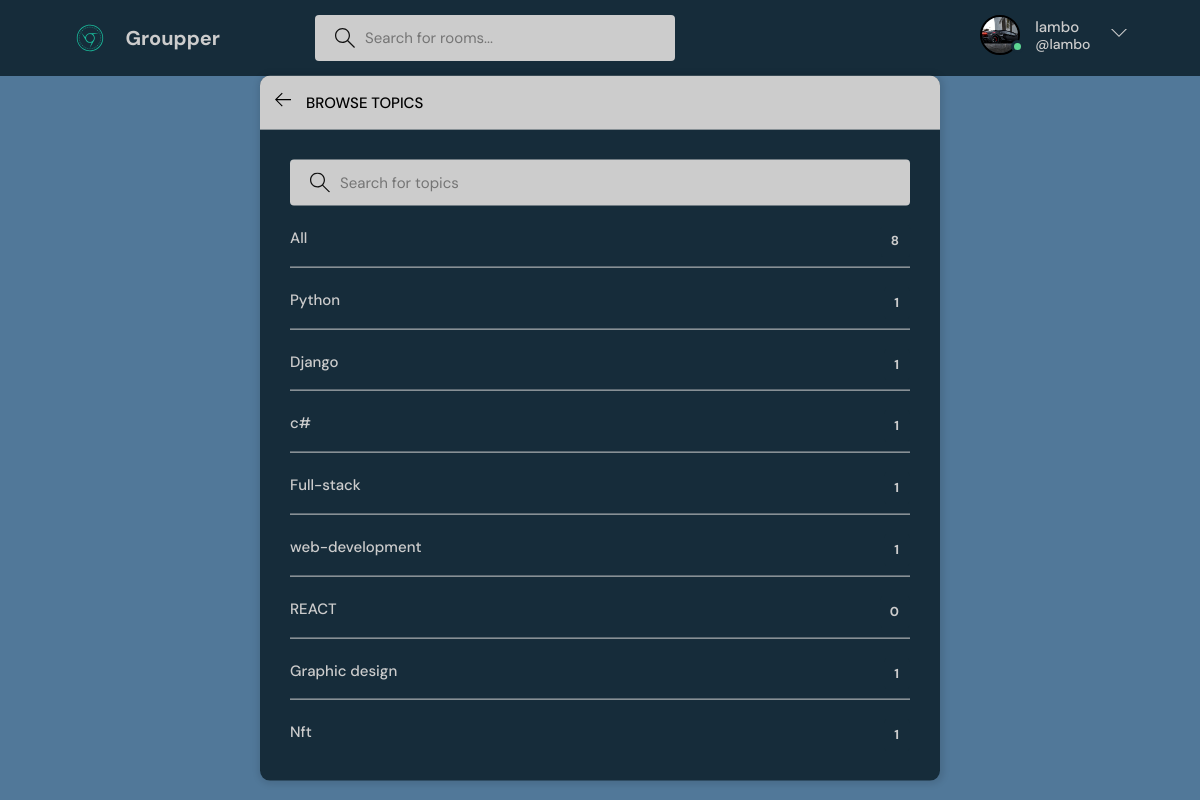
/topics/ (signed in), run on the app's committed database.
### base/models.py (models this page shows, shortened)
class User(AbstractUser):
   name = models.CharField(max_length=200, null=True)
   email = models.EmailField(unique=True, null=True)
   bio = models.TextField(null=True)
   avatar = models.ImageField(null=True, default="avatar.svg")
   USERNAME_FIELD = 'email'
   REQUIRED_FIELDS = []

class Topic(models.Model):
    name= models.CharField(max_length=200)

### base/views.py (the view)
# urls.py: path('topics/' , views.topicsPage, name="topics"),
def topicsPage(request):
    q = request.GET.get('q') if request.GET.get('q') != None  else ''
    topics = Topic.objects.filter(name__icontains=q)
    return render (request, 'base/topics.html' , {'topics':topics} )

### base/templates/base/topics.html (shortened to what this page needs)
{% extends 'main.html' %}
{% block content %}
<main class="create-room layout">
  <div class="container">
    <div class="layout__box">
      <div class="layout__boxHeader">
        <div class="layout__boxTitle">
          <a href="{% url 'home' %}">
            <svg version="1.1" xmlns="http://www.w3.org/2000/svg" width="32" height="32" viewBox="0 0 32 32">
              <title>arrow-left</title>
              <path
                d="M13.723 2.286l-13.723 13.714 13.719 13.714 1.616-1.611-10.96-10.96h27.625v-2.286h-27.625l10.965-10.965-1.616-1.607z">
              </path>
            </svg>
          </a>
          <h3>Browse Topics</h3>
        </div>
      </div>
      <div class="topics-page layout__body">
        <form action="" method="GET" class="header__search">
          <label>
            <input name="q" placeholder="Search for topics" />
          </label>
        </form>
        <ul class="topics__list">
          <li>
            <a href="{% url 'topics' %}" class="active">All <span>{{topics.count}}</span></a>
          </li>
          {% for topic in topics %}
          <li>
            <a href="{% url 'home' %}?q={{topic.name}}">{{ topic.name }} <span>{{topic.room_set.all.count}}</span></a>
          </li>
          {% endfor %}
        </ul>
      </div>
    </div>
  </div>
</main>
{% endblock content %}

### templates/navbar.html (shortened to what this page needs)
{% load static  %}
   <header class="header header--loggedIn">
    <div class="container">
      <a href="{% url 'home' %}" class="header__logo">
        <img src="{% static 'images/logo3.svg' %}"/>
        <h1>Groupper</h1>
      </a>
      <form class="header__search" method="GET" action = "{% url 'home' %}" >
        <label>
          <input name="q" placeholder="Search for rooms..." />
        </label>
      </form>
      <nav class="header__menu">
        {% if request.user.is_authenticated %}
        <div class="header__user">
          <a href="{% url 'update-user'%}">
            <div class="avatar avatar--medium active">
              <img src="{{request.user.avatar.url}}" />
            </div>
            <p>{{request.user.username}}<span>@{{request.user.username}} </span></p>
          </a>
          <button class="dropdown-button">
            <svg version="1.1" xmlns="http://www.w3.org/2000/svg" width="32" height="32" viewBox="0 0 32 32">
              <title>chevron-down</title>
              <path d="M16 21l-13-13h-3l16 16 16-16h-3l-13 13z"></path>
            </svg>
          </button>
        </div>
        {% else %}
        <a href="{% url 'login' %}">
            <img src="{% static 'images/avatar.svg' %}" />
            <p>Login</p>
        </a>
        {% endif %}
      </nav>
    </div>
  </header>

### static/styles/style.css (style rules this page uses)
:root { --color-main: #000000; --color-main-light: #cccccc; --color-dark-light: #cccccc; --color-light: #000000; --color-gray: #111111; --color-light-gray: #000000; --color-dark-medium: #cccccc; --color-dark: rgb(22, 44, 58); --color-bg: rgb(81, 120, 153); --color-success: #5dd693; --color-error: #000000; }
* { font-family: "DM Sans", -apple-system, BlinkMacSystemFont, "Segoe UI", Roboto, Oxygen, Ubuntu, Cantarell, "Open Sans", "Helvetica Neue", sans-serif; margin: 0; padding: 0; box-sizing: border-box; text-rendering: optimizeLegibility; font-size: inherit; }
html { font-size: 56.25%; }
@media only screen and (min-width: 1200px) { html { font-size: 62.5%; } }
body { line-height: 1.6; font-weight: 400; font-size: 1.5rem; color: var(--color-light-gray); background-color: var(--color-bg); min-height: 100vh; }
img { width: 100%; }
a { display: inline-block; color: var(--color-main-light); text-decoration: none; }
.container { max-width: 120rem; width: 90%; margin: auto; }
.avatar { position: relative; display: inline-block; border-radius: 50%; border: 2px solid var(--color-main); }
.avatar img { display: block; border-radius: 50%; object-fit: cover; object-position: center; }
.avatar::after { content: ""; display: block; position: absolute; background-color: var(--color-gray); z-index: 111; border-radius: 50%; border: 0.3rem solid var(--color-dark); }
.avatar.active::after { background-color: var(--color-success); }
.avatar.avatar--medium img { width: 3.6rem; height: 3.6rem; border-radius: 50%; }
.avatar.avatar--medium:after { width: 0.7rem; height: 0.7rem; bottom: 0px; right: -6px; }
.header { padding: 1.5rem; background-color: var(--color-dark); }
.header > .container { display: flex; gap: 9.5rem; }
.header__logo, .header__user { display: flex; gap: 2rem; align-items: center; }
.header__logo > img { height: 3.2rem; width: 3.2rem; }
.header__logo > h1 { font-weight: 700; font-size: 2rem; color: var(--color-main-light); }
.header__search > label { background-color: var(--color-dark-medium); padding: 1.3rem 1rem; display: flex; align-items: center; gap: 1rem; border-radius: 4px; }
.header__search svg { fill: var(--color-gray); width: 2rem; height: 2rem; margin-left: 1rem; }
.header__search input { width: 30rem; background: transparent; border: none; outline: none; color: var(--color-light); }
.header__menu { margin-left: auto; position: relative; }
.header__menu a { display: flex; gap: 1.5rem; align-items: center; font-weight: 500; text-decoration: none; color: var(--color-main-light); }
.header__menu img { height: 3.6rem; }
.header__menu p { line-height: 1.2; }
.header__menu span { color: var(--color-main-light); font-weight: 500; font-size: 1.4rem; display: block; }
.header__menu svg { width: 1.6rem; height: 1.6rem; fill: var(--color-dark-light); }
.dropdown-button { background: transparent; border: 0; outline: 0; cursor: pointer; }
.layout { margin-top: 2.4rem; }
.layout > .container { display: flex; justify-content: space-between; align-items: flex-start; }
.layout__box { width: 90%; max-width: 48rem; min-height: 40rem; position: absolute; top: 50%; left: 50%; transform: translate(-50%, -46%); background-color: var(--color-dark); border-radius: 1rem; box-shadow: 1px 1px 6px 3px rgba(0, 0, 0, 0.1); overflow: hidden; }
.layout__boxHeader { display: flex; padding: 1.5rem; background-color: var(--color-dark-light); }
.layout__boxTitle { display: flex; gap: 1.5rem; align-items: center; }
.layout__boxTitle h3 { text-transform: uppercase; font-weight: 500; color: var(--color-light); }
.layout__boxTitle svg { width: 1.6rem; height: 1.6rem; fill: var(--color-main); }
.layout__body { margin: 3rem; }
.topics__list { list-style: none; }
.topics__list li a { display: flex; justify-content: space-between; margin-bottom: 3rem; font-weight: 500; color: var(--color-main-light); transition: all 0.3s ease-in-out; }
.topics__list li a.active, .topics__list li a:hover { color: var(--color-main-light); }
.topics__list li a span { padding: 0.5rem 1rem; background-color: var(--color-dark); border-radius: 3px; font-size: 1.3rem; font-weight: 700; letter-spacing: 1px; }
.topics-page .topics__list li:not(:last-child) a { margin: 2rem 0; padding-bottom: 1rem; text-decoration: none; border-bottom: 1px solid var(--color-main-light); }
.topics-page .header__search { display: block; }
.create-room.layout .layout__box { max-width: 68rem; }

### data on the page
User: user.avatar (picture), user.username "lambo"
Topic: name "Python", room_set.all.count "1"
Topic: name "Django", room_set.all.count "1"
Topic: name "c#", room_set.all.count "1"
Topic: name "Full-stack", room_set.all.count "1"
Topic: name "web-development", room_set.all.count "1"
Topic: name "REACT", room_set.all.count "0"
Topic: name "Graphic design", room_set.all.count "1"
Topic: name "Nft", room_set.all.count "1"

### other printed values
{{ topics.count }} "8"
